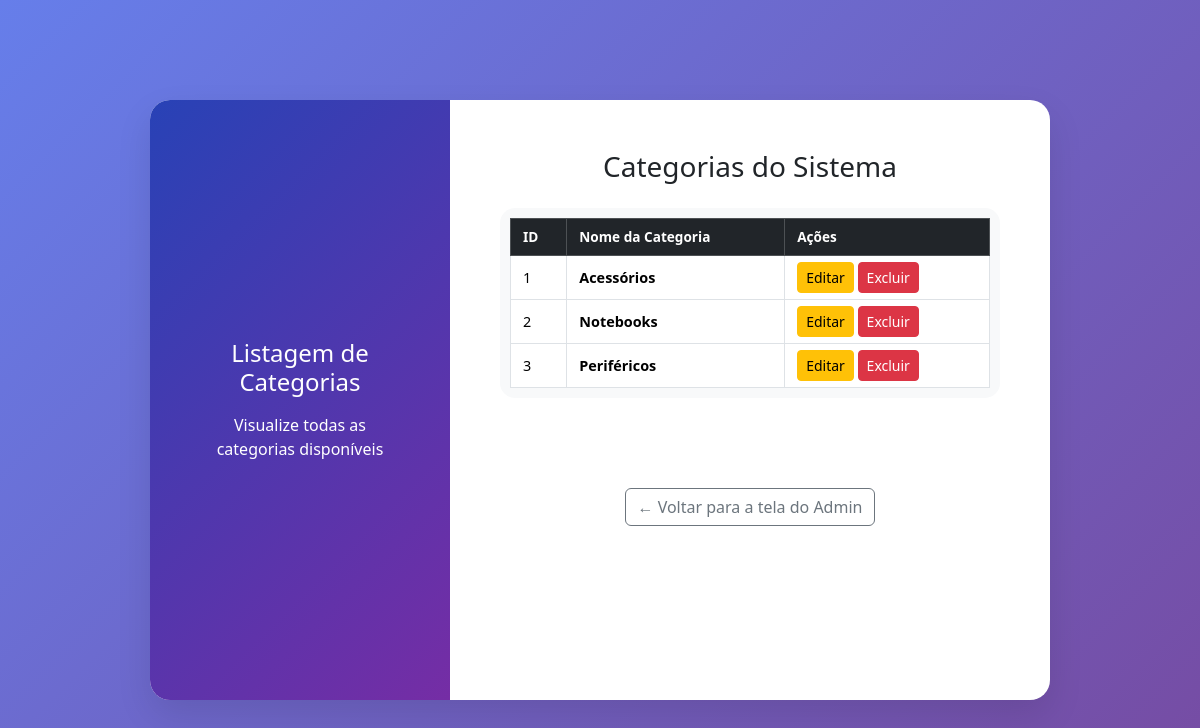
The app's page /HiTech/principal/telacategadmin.php with its own data.
### tables this page shows
CREATE TABLE `categorias` (
  `id` int(11) NOT NULL,
  `nome` varchar(100) NOT NULL
);

### HiTech/principal/telacategadmin.php (the view, shortened to what this page needs)
<?php
require 'config.php';
?>
<!DOCTYPE html>
<html lang="pt-BR">
<head>
    <link href="https://cdn.jsdelivr.net/npm/bootstrap@5.3.2/dist/css/bootstrap.min.css" rel="stylesheet">
</head>
<body>
    <div class="main-card">
        <div class="row g-0">
            <div class="col-md-4">
                <div class="welcome-section">
                    <div class="text-center">
                        <h4 class="mb-3">Listagem de Categorias</h4>
                        <p class="mb-0">Visualize todas as categorias disponíveis</p>
                    </div>
                </div>
            </div>
            <div class="col-md-8">
                <div class="menu-section">
                    <h3 class="text-center mb-4 text-dark">Categorias do Sistema</h3>
                    <div class="table-container categories-table">
                        <div class="table-responsive">
                            <table class="table table-hover table-bordered">
                            <thead class="table-dark">
    <tr>
        <th>ID</th>
        <th>Nome da Categoria</th>
        <th>Ações</th>
    </tr>
</thead>
<tbody>
<?php
$sql = "SELECT * FROM categorias ORDER BY id";
$resultado = $conn->query($sql);
if($resultado->num_rows > 0){
    while ($row = $resultado->fetch_assoc()){
        echo "<tr>
            <td>{$row['id']}</td>
            <td><strong>{$row['nome']}</strong></td>
            <td>
    <a href='categedit.php?id={$row['id']}' class='btn btn-sm btn-warning'>Editar</a>
    <a href='#' class='btn btn-sm btn-danger delete-category'
       data-id='{$row['id']}'
       data-name='{$row['nome']}'>Excluir</a>
</td>
        </tr>";
    }
} else {
    echo "<tr><td colspan='3' class='text-center'>Nenhuma categoria cadastrada</td></tr>";
}
?>
</tbody>
                            </table>
                        </div>
                    </div>
                    </div>
                    <div class="row g-3 mt-4">
                        <div class="col-12 text-center mt-3">
                            <a href="painel_admin.php" class="btn btn-outline-secondary">
                                ← Voltar para a tela do Admin
                            </a>
                        </div>
                    </div>
                </div>
            </div>
        </div>
</body>
</html>

### HiTech/principal/telacategadmin.php (style rules this page uses)
body { background: linear-gradient(135deg, #667eea 0%, #764ba2 100%); min-height: 100vh; display: flex; align-items: center; justify-content: center; font-family: 'Segoe UI', sans-serif; }
.main-card { background: white; border-radius: 20px; box-shadow: 0 15px 35px rgba(0,0,0,0.1); overflow: hidden; width: 90%; max-width: 900px; height: 600px; display: flex; }
.welcome-section { background: linear-gradient(135deg, #2842b6, #752da5); color: white; max-width: 800px; height: 600px; display: flex; align-items: center; justify-content: center; flex-direction: column; }
.menu-section { padding: 40px; flex: 2; min-width: 350px; box-sizing: border-box; }
.table-container { background: #f8f9fa; border-radius: 15px; padding: 10px; margin: 10px 0; max-height: 400px; overflow-y: auto; max-width: 95%; margin-left: auto; margin-right: auto; }
.table-container .table { margin-bottom: 0; font-size: 0.9rem; width: 100%; }
.table-container .table th { padding: 8px 12px; font-size: 0.85rem; white-space: nowrap; }
.table-container .table td { padding: 6px 12px; vertical-align: middle; }
.categories-table { max-width: 600px; margin: 0 auto; }
.categories-table .table { min-width: 400px; }
@media (min-width: 992px) { .welcome-section { padding: 60px; } }
@media (min-width: 992px) { .menu-section { padding: 50px; } }
@media (min-width: 768px) { .main-card { flex-direction: row; } }
@media (min-width: 768px) { .welcome-section { flex: 1; min-height: 600px; padding: 40px; } }
@media (min-width: 768px) { .menu-section { flex: 1; padding: 40px; } }

### records on screen
categorias: id "1", nome "Acessórios"
categorias: id "2", nome "Notebooks"
categorias: id "3", nome "Periféricos"
